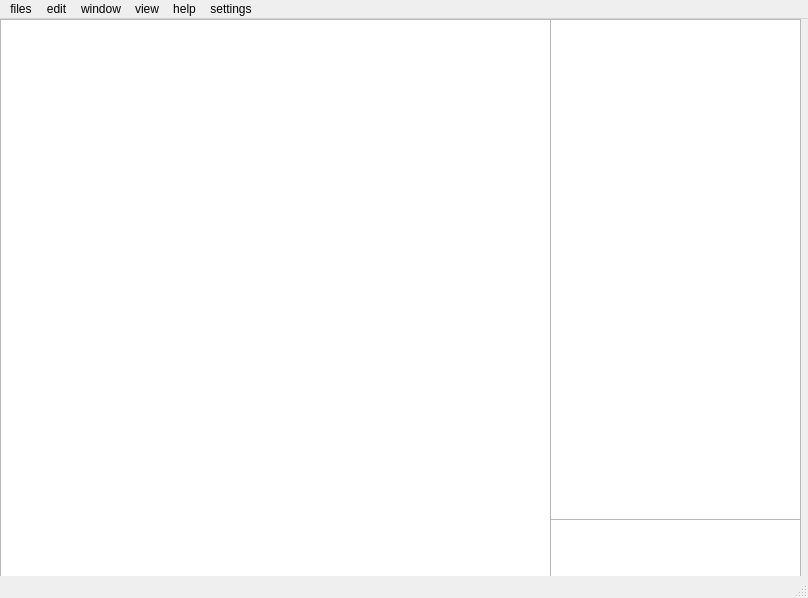
<?xml version="1.0" encoding="UTF-8"?>
<ui version="4.0">
 <class>MainWindow</class>
 <widget class="QMainWindow" name="MainWindow">
  <property name="geometry">
   <rect>
    <x>0</x>
    <y>0</y>
    <width>808</width>
    <height>598</height>
   </rect>
  </property>
  <property name="windowTitle">
   <string>MainWindow</string>
  </property>
  <widget class="QWidget" name="centralwidget">
   <widget class="QTextEdit" name="textEdit">
    <property name="geometry">
     <rect>
      <x>0</x>
      <y>0</y>
      <width>551</width>
      <height>631</height>
     </rect>
    </property>
    <property name="html">
     <string>&lt;!DOCTYPE HTML PUBLIC &quot;-//W3C//DTD HTML 4.0//EN&quot; &quot;http://www.w3.org/TR/REC-html40/strict.dtd&quot;&gt;
&lt;html&gt;&lt;head&gt;&lt;meta name=&quot;qrichtext&quot; content=&quot;1&quot; /&gt;&lt;meta charset=&quot;utf-8&quot; /&gt;&lt;style type=&quot;text/css&quot;&gt;
p, li { white-space: pre-wrap; }
hr { height: 1px; border-width: 0; }
li.unchecked::marker { content: &quot;\2610&quot;; }
li.checked::marker { content: &quot;\2612&quot;; }
&lt;/style&gt;&lt;/head&gt;&lt;body style=&quot; font-family:'Segoe UI'; font-size:9pt; font-weight:400; font-style:normal;&quot;&gt;
&lt;p style=&quot;-qt-paragraph-type:empty; margin-top:0px; margin-bottom:0px; margin-left:0px; margin-right:0px; -qt-block-indent:0; text-indent:0px;&quot;&gt;&lt;br /&gt;&lt;/p&gt;&lt;/body&gt;&lt;/html&gt;</string>
    </property>
   </widget>
   <widget class="QTextEdit" name="textEdit_2">
    <property name="geometry">
     <rect>
      <x>550</x>
      <y>500</y>
      <width>251</width>
      <height>61</height>
     </rect>
    </property>
   </widget>
   <widget class="QTextEdit" name="textEdit_3">
    <property name="geometry">
     <rect>
      <x>550</x>
      <y>0</y>
      <width>251</width>
      <height>501</height>
     </rect>
    </property>
   </widget>
  </widget>
  <widget class="QMenuBar" name="menubar">
   <property name="geometry">
    <rect>
     <x>0</x>
     <y>0</y>
     <width>808</width>
     <height>17</height>
    </rect>
   </property>
   <widget class="QMenu" name="menufiles">
    <property name="title">
     <string>files</string>
    </property>
    <addaction name="actionOpen_New_folder"/>
    <addaction name="actionOpen_New_file"/>
    <addaction name="actionSave"/>
    <addaction name="actionSave_as"/>
   </widget>
   <widget class="QMenu" name="menuedit">
    <property name="title">
     <string>edit</string>
    </property>
   </widget>
   <widget class="QMenu" name="menuwindow">
    <property name="title">
     <string>window</string>
    </property>
   </widget>
   <widget class="QMenu" name="menuview">
    <property name="title">
     <string>view</string>
    </property>
   </widget>
   <widget class="QMenu" name="menuhelp">
    <property name="title">
     <string>help</string>
    </property>
    <addaction name="actionsupport"/>
   </widget>
   <widget class="QMenu" name="menusettings">
    <property name="title">
     <string>settings</string>
    </property>
    <addaction name="actionopen_settings"/>
   </widget>
   <addaction name="menufiles"/>
   <addaction name="menuedit"/>
   <addaction name="menuwindow"/>
   <addaction name="menuview"/>
   <addaction name="menuhelp"/>
   <addaction name="menusettings"/>
  </widget>
  <widget class="QStatusBar" name="statusbar"/>
  <action name="actionOpen_New_folder">
   <property name="text">
    <string>Open New folder</string>
   </property>
  </action>
  <action name="actionOpen_New_file">
   <property name="text">
    <string>Open New file</string>
   </property>
  </action>
  <action name="actionSave">
   <property name="text">
    <string>Save</string>
   </property>
  </action>
  <action name="actionSave_as">
   <property name="text">
    <string>Save as</string>
   </property>
  </action>
  <action name="actionsupport">
   <property name="text">
    <string>support</string>
   </property>
  </action>
  <action name="actionopen_settings">
   <property name="text">
    <string>open settings</string>
   </property>
  </action>
 </widget>
 <resources/>
 <connections/>
</ui>
